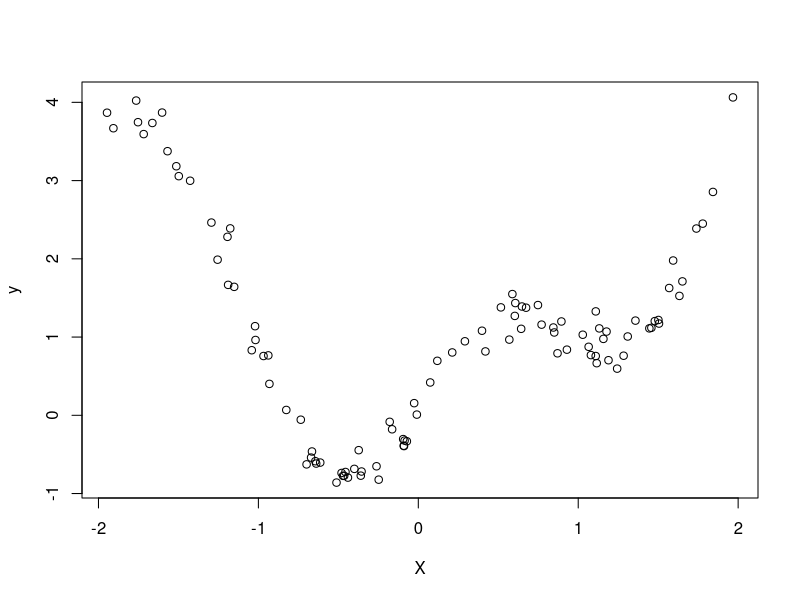
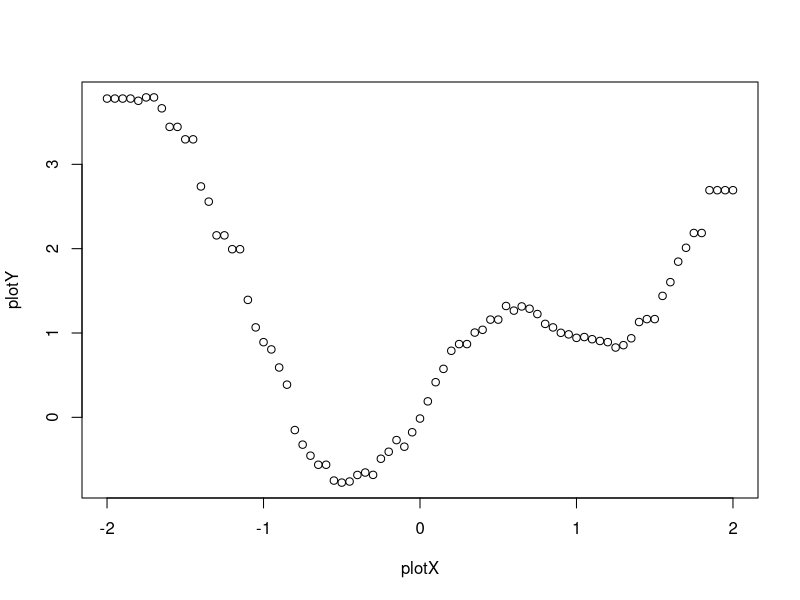
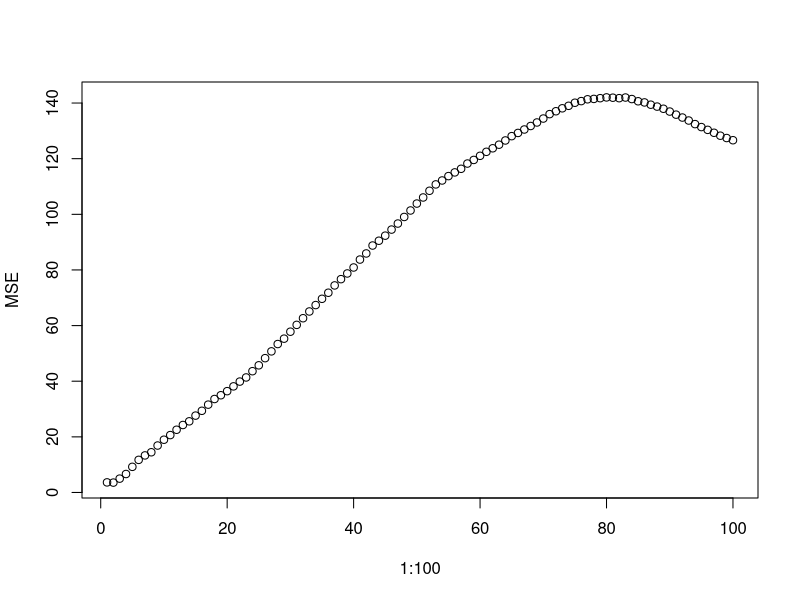
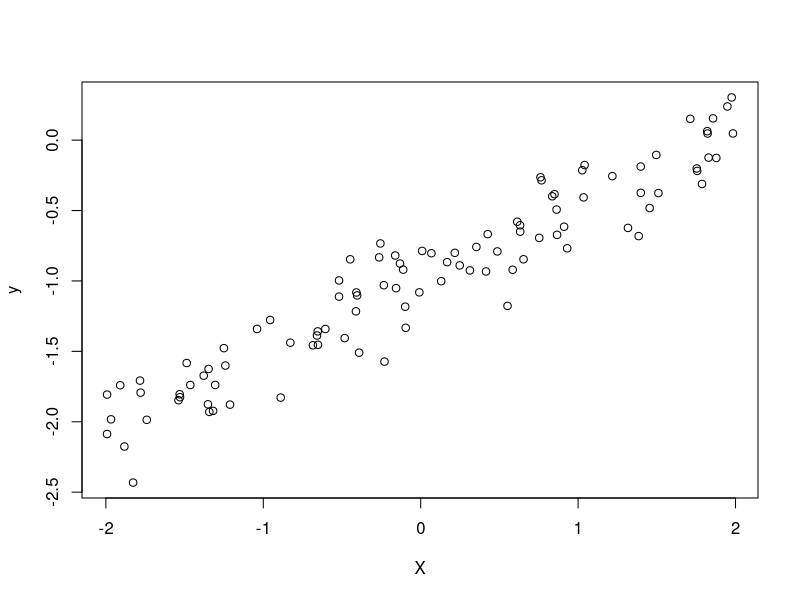
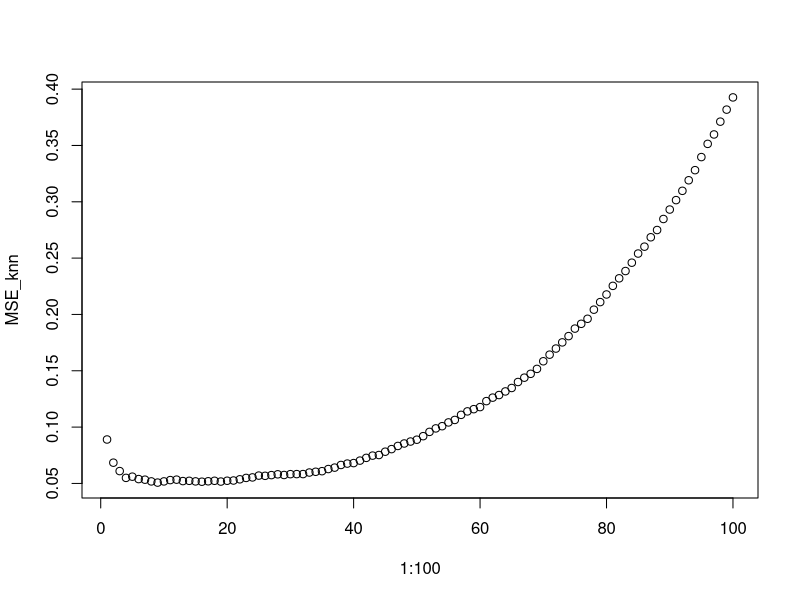
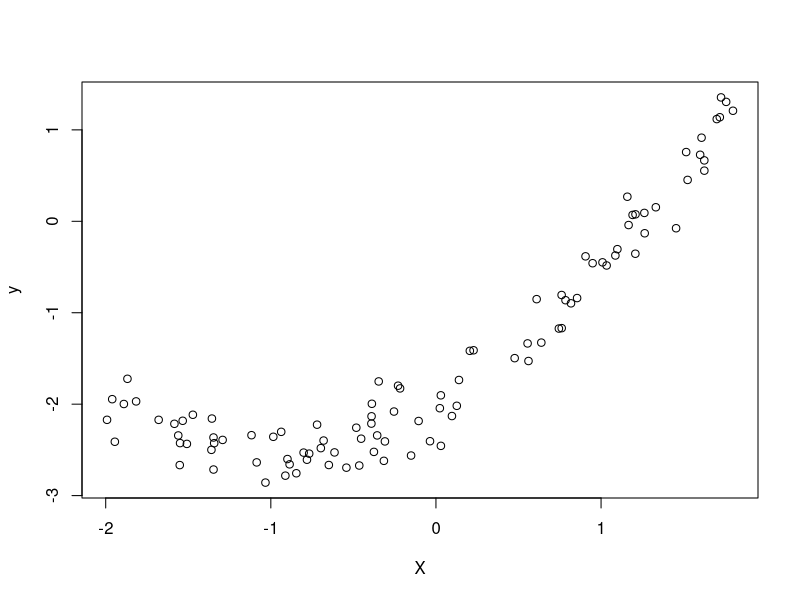
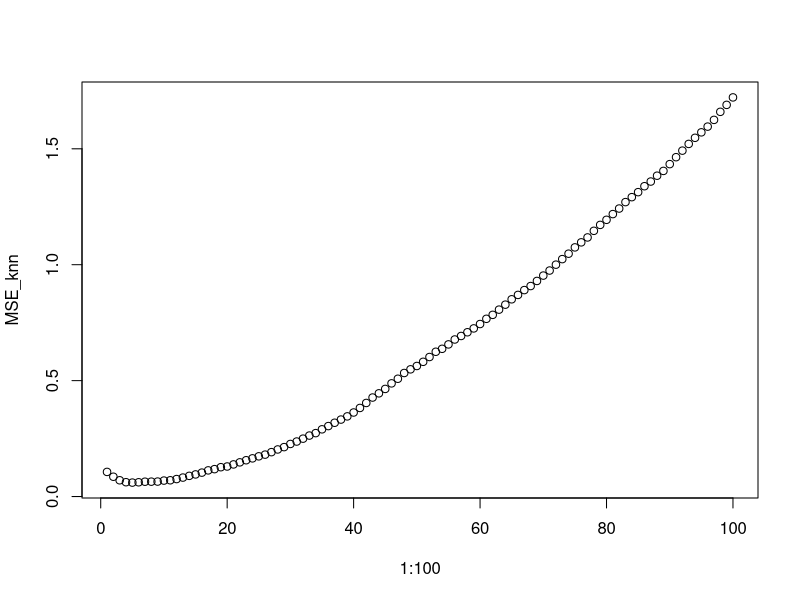

The R source for these figures, in order:
## ---- chunk 1
library(ggplot2)
library(tidyverse)
library(tidyr)
library(dplyr)
## ---- chunk 2
set.seed(1)
X <- runif(-2,2,n=100)
f <- function(x){return(sin(pi*x) +x^2)}
y <- f(X) + rnorm(length(X), sd=.2)
plot(X, y)
## ---- chunk 3
# A simple implementation of kNN
kNNR <- function(z,k){
  return(mean(y[which(rank(abs(X - z))<=k)]))
}
# Note that the input is a point and the output is a numerical number
plotX <- seq(-2,2,0.05)
plotY <- c()
for (i in 1:length(plotX)){
  plotY[i] = kNNR(plotX[i],5)
}
plot(plotX, plotY)
## ---- chunk 4
Xtest <- runif(-2,2,n=50)
ytest <- f(Xtest) + rnorm(length(Xtest), sd=.2)
MSE <- rep(0,100)
for (k in 1:100){
  for (i in 1:length(Xtest)){
    y_hat = kNNR(Xtest[i], k)
    MSE[k] = MSE[k] + (y_hat - ytest[i])^2
  }
}
plot(1:100, MSE)
which.min(MSE)
# The minimum is reached when k = 2
## ---- chunk 5
# Comparison to Linear Regression
X <- runif(-2,2,n=100)
f <- function(x){ return(.5*x -1)} 
y <- f(X) + rnorm(length(X), sd=.2)
Xtest <- runif(-2,2,n=100)
ytest <- f(Xtest) + rnorm(length(Xtest), sd=.2)
plot(X, y)
## ---- chunk 6
# Fit a linear model and calculate the test MSE
model <- lm(y~X)$coef
MSE_lm <- mean((ytest - matrix(c(rep(1,length(Xtest)),Xtest), ncol = 2) %*% model)^2)
# Fit a kNNR and calculate the test MSE
MSE_knn <- rep(0,100)
for (k in 1:100){
  for (i in 1:length(Xtest)){
    y_hat = kNNR(Xtest[i], k)
    MSE_knn[k] = MSE_knn[k] + (y_hat - ytest[i])^2
  }
  MSE_knn[k] = MSE_knn[k]/length(Xtest)
}
plot(1:100, MSE_knn)
which.min(MSE_knn)
# The best choice for k is 9
min(MSE_knn)
min(MSE_lm)
# The knn Model is better, though there's no significant difference between the two.
## ---- chunk 7
X <- runif(-2,2,n=100)
f <- function(x){ return(.5*x^2 + x -2)}
y <- f(X) + rnorm(length(X), sd=.2)
Xtest <- runif(-2,2,n=100)
ytest <- f(Xtest) + rnorm(length(Xtest), sd=.2)
plot(X, y)
## ---- chunk 8
model <- lm(y~X)$coef
MSE_lm <- mean((ytest - matrix(c(rep(1,length(Xtest)),Xtest), ncol = 2) %*% model)^2)
# Fit a kNNR and calculate the test MSE
MSE_knn <- rep(0,100)
for (k in 1:100){
  for (i in 1:length(Xtest)){
    y_hat = kNNR(Xtest[i], k)
    MSE_knn[k] = MSE_knn[k] + (y_hat - ytest[i])^2
  }
  MSE_knn[k] = MSE_knn[k]/length(Xtest)
}
plot(1:100, MSE_knn)
which.min(MSE_knn)
min(MSE_knn)
min(MSE_lm)
# The linear Model is performing a lot worse now when the data is not linearly generated
